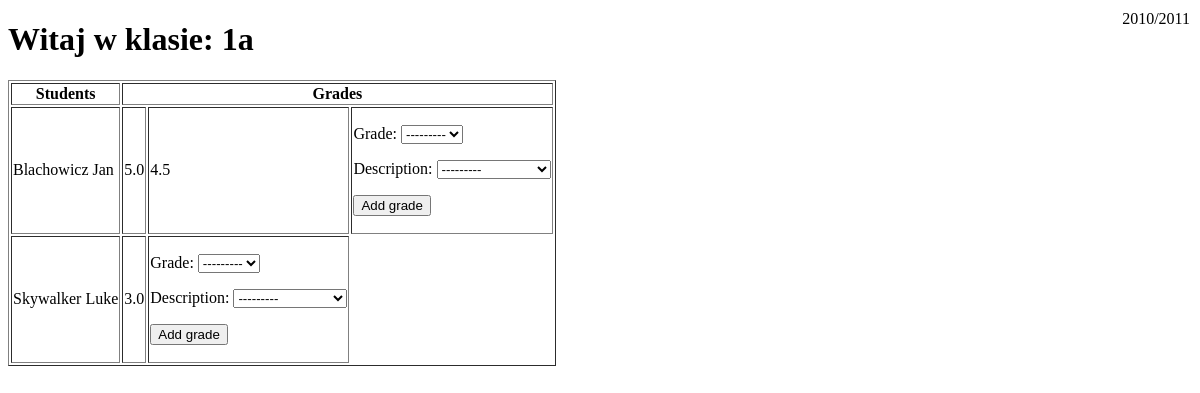
/schoolregister/nauczyciel/1/1/ (signed in), run on an earlier commit of the app's database.
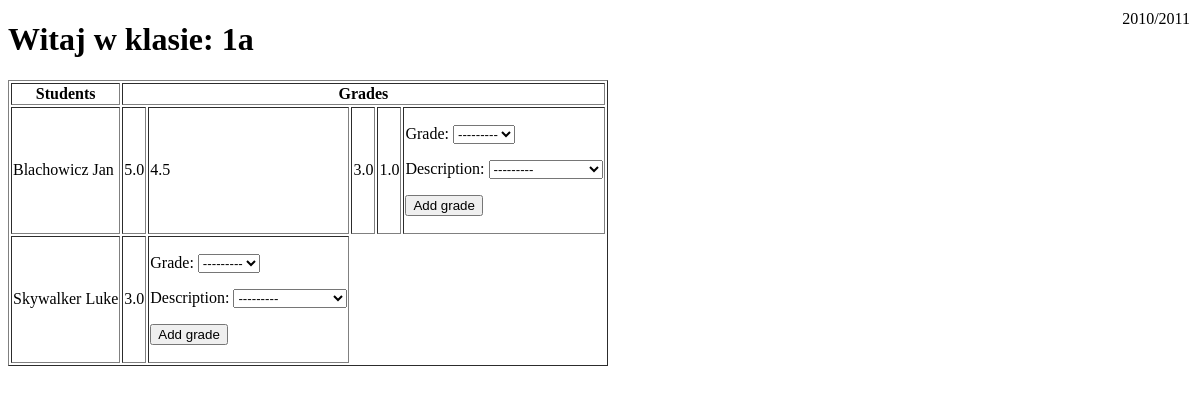
And on a later commit of the database.
### schoolregister/models.py (models this page shows, shortened)
class Student(models.Model):
    user = models.OneToOneField(settings.AUTH_USER_MODEL, null=True, on_delete=models.SET_NULL)
    first_name = models.CharField(max_length=50)
    last_name = models.CharField(max_length=50)
    birth_date = models.DateField()
    @property
    def full_name(self):
        first_name = self.first_name
        last_name = self.last_name
        full_name = last_name + ' ' + first_name
        return full_name

class Grade(models.Model):
    grade = models.DecimalField(max_digits=2, decimal_places=1, choices=[
        (1, 1), (1.5, 1.5), (2, 2), (2.5, 2.5), (3, 3), (3.5, 3.5), (4, 4), (4.5, 4.5), (5, 5),
        (5.5, 5.5), (6, 6)
    ])
    school_year = models.ForeignKey('SchoolYear', on_delete=models.RESTRICT)
    semester = models.ForeignKey('Semester', on_delete=models.RESTRICT)
    subject = models.ForeignKey('Subject', on_delete=models.RESTRICT)
    student = models.ForeignKey('Student', on_delete=models.RESTRICT)
    date_added = models.DateTimeField(auto_now_add=True)
    date_modified = models.DateTimeField(auto_now=True)
    class GradeDescription(models.TextChoices):
        SPRAWDZIAN = 'Sprawdzian'
        KARTKOWKA = 'Kartkówka'
        ODPOWIEDZ = 'Odpowiedź'
        PRACA_DOMOWA = 'Praca domowa'
        PROJEKT = 'Projekt'
        INNE = 'Inne'
    description = models.CharField(max_length=30, choices=GradeDescription.choices)

### schoolregister/views.py (the view)
# urls.py: path('nauczyciel/<int:school_class_id>/<int:subject_id>/', views.class_detail, name='class_detail'),
@login_required
def class_detail(request, school_class_id, subject_id):
    school_class = get_object_or_404(SchoolClass, id=school_class_id)
    semesters = school_class.school_year.semester_set.all()
    students = Student.objects.all()
    students_list = []
    grades = Grade.objects.all()
    subject = Subject.objects.get(id=subject_id) # !! <Subject.objects.get(pk=1)> To jest do zmiany, na razie wpisane na twardo jako test - przyklad.
    grades_list = []
    max_count_grades_1st = 0
    max_count_grades_2nd = 0
    semesters_len = len(semesters)
    for sc_student in school_class.students.all():
        students_list.append(sc_student)
        for semester in semesters:
            for grade in grades:
                if grade.student == sc_student and grade.subject == subject and grade.semester == semester:
                    grades_list.append(grade)
                    if semester.number == 1:
                        max_count_grades_1st += 1
                    elif semester.number == 2:
                        max_count_grades_2nd += 1
                    grade_form = GradeForm()
                    if request.method == 'POST':
                        grade_form = GradeForm(request.POST)
                        if grade_form.is_valid():
                            grade_form.save()
                            return HttpResponseRedirect('')
                    else:
                        grade_form = GradeForm()
    col_span_1_sem = max_count_grades_1st
    col_span_2_sem = max_count_grades_2nd
    return render(request, 'schoolregister/nauczyciel/klasa.html', {
        'school_class': school_class, 'students': students,
        'grades': grades, 'subject': subject, 'grade_form': grade_form,
        'students_list': students_list,
        'grades_list': grades_list,
        'col_span_1_sem': col_span_1_sem,
        'col_span_2_sem': col_span_2_sem,
        'semesters': semesters,
        'semesters_len': semesters_len,})

### schoolregister/forms.py
class GradeForm(forms.ModelForm):
    school_year = forms.ModelChoiceField(queryset=SchoolYear.objects.all(), widget=forms.HiddenInput())
    semester = forms.ModelChoiceField(queryset=Semester.objects.all(), widget=forms.HiddenInput())
    subject = forms.ModelChoiceField(queryset=Subject.objects.all(), widget=forms.HiddenInput())
    student = forms.ModelChoiceField(queryset=Student.objects.all(), widget=forms.HiddenInput())
    class Meta:
        model = Grade
        fields = ('grade', 'school_year', 'semester', 'subject', 'student', 'description')

### schoolregister/models.py (called while the page is built)
    @property
    def end_year(self):
        end_year = self.start_year + 1
        return end_year

    def __str__(self):
        return str(self.start_year) + '/' + str(self.end_year)

### schoolregister/templates/schoolregister/nauczyciel/klasa.html (shortened to what this page needs)
<!DOCTYPE html>
<html>
<head>
    <div id="school_year_logo">{{ school_class.school_year }}</div>
    <h1>Witaj w klasie: {{ school_class.name }}</h1>
</head>
<body>
    <table border>
        <tr>
            <th>Students</th>
            <th colspan = 10>Grades</th>
        </tr>
        {% for student in students_list %}
            <tr>
                <td>{{ student.full_name }}</td>
                    {% for grade in grades_list %}
                        {% if grade.student == student and grade.subject == subject %}
                            <td>{{ grade.grade }}</td>
                        {% endif %}
                    {% endfor %}
                    <td>
                        <form method="post">
                            {{ grade_form.as_p }}
                            <p><input type="submit" value="Add grade"></p>
                        </form>
                    </td>
            </tr>
        {% endfor %}
    </table>
</body>
</html>

What changed in the data, as far as the page shows it:
added Grade: grade "3.0", shown under Student "Blachowicz Jan"
added Grade: grade "1.0", shown under Student "Blachowicz Jan"
